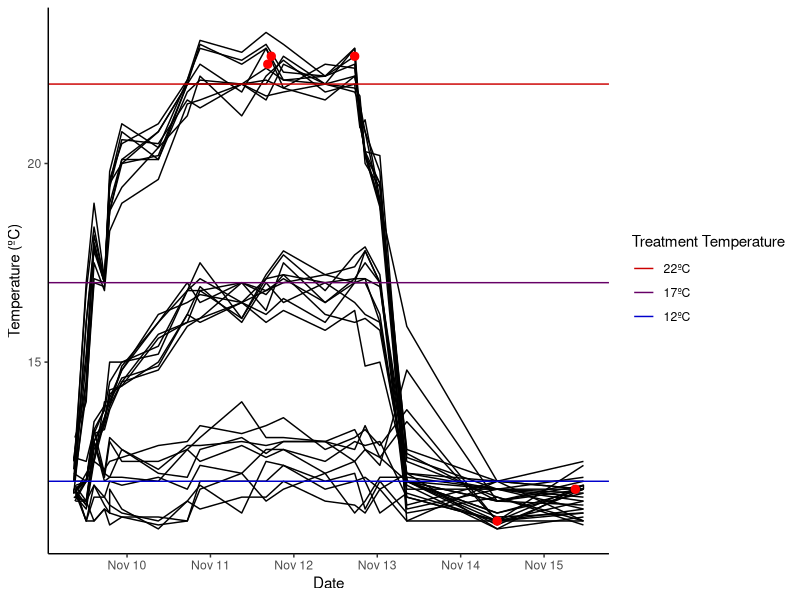
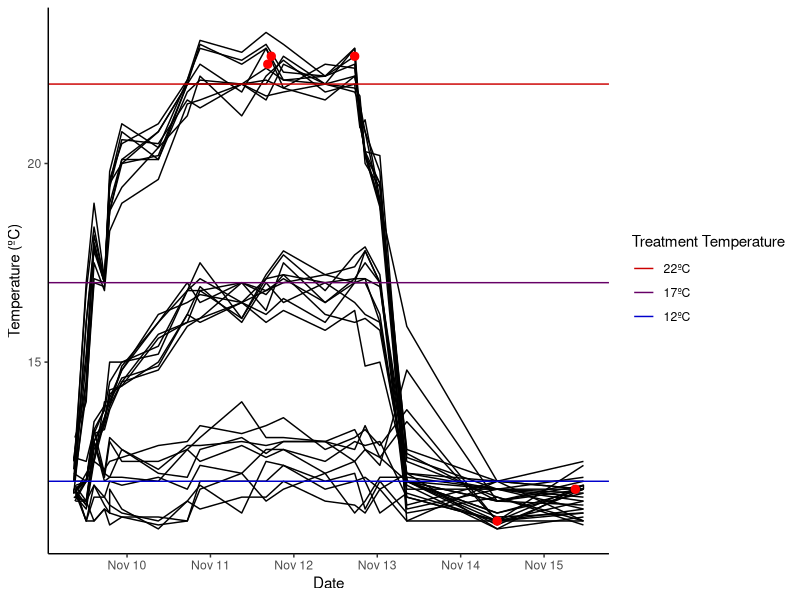

The R source for these figures, in order:
library(here)
library(lubridate)
library(grid)
library(tidyverse)



# Import the data and format the date/time information
DailyLog <- read_csv("data/DailyLog.csv", col_names = TRUE) %>%
  # Format `Date` column to POSIX standard
  mutate("Date" = dmy(Date)) %>%
  # Create column with date and time info
  mutate("dateTime" = paste(Date, Time, sep = "_")) %>%
  # Format `dateTime` to POSIX standard
  mutate(dateTime = ymd_hms(dateTime)) %>%
  # Make `Sea_Table` and `Bucket_ID` factorial data.
  mutate(Sea_Table = as.factor(Sea_Table),
         Bucket_ID = as.factor(Bucket_ID)) %>%
  select(date = Date,
         date_time = dateTime,
         sea_table = Sea_Table,
         table_position,
         bucketID = Bucket_ID,
         cukeID = Cuke_ID,
         treatment = Treatment,
         temp_C = Temp_C,
         alive = Alive,
         death_time = `Time of Death`,
         poop = Poop,
         evisceration = Evisceration,
         resp_evisc = respiratory_evisceration,
         spawn = Spawn) %>%
  mutate(tableID = paste(sea_table, table_position)) %>%
  tail(-34)

# Making a new dataframe to get some values about the range and varition in our
# temperature data.
tempRange <- DailyLog %>%
  filter(date == "2021-11-11" | date == "2021-11-12") %>%
  select(date, date_time, tableID, treatment, temp_C) %>%
  filter(treatment == "room")

range(tempRange$temp_C)
mean(tempRange$temp_C)
# FOR CONTROL: 11.2 to 14.0, mean = 12.5
# FOR ROOM: 14.9 to 17.9, mean = 16.79
# FOR HEAT: 20.0 to 23.3, mean =  21.86

death_time <- DailyLog %>%
  # Filter for rows with death data
  filter(FALSE == is.na(alive) | FALSE == is.na(death_time)) %>%
  # Use POSIXct standard for death_time
  mutate(death_time = ymd_hms(paste(date, death_time))) %>%
  select(death_time, bucketID, temp_C) %>%
  mutate(placehold = 1)

Temp_Time <- DailyLog %>%
  select(date_time, date, sea_table, table_position, bucketID, tableID, temp_C)

DateVector <- (c(ymd("2021-11-09"),"2021-11-10","2021-11-11", "2021-11-12","2021-11-13","2021-11-14","2021-11-15"))

TempPlot <- ggplot() +
  geom_line(data = Temp_Time,
            aes(x = date_time,
                y = temp_C,
                # Ignore warning about 'unknown aesthetic'... this code is 
                # still important and functioning!
                fill = bucketID)) +
  scale_x_datetime(date_breaks = "1 day",
                   date_labels = "%b %d") +
  # This is for the 5 dots indicating cucumber death.
  geom_point(data = death_time,
             aes(x = death_time,
                 y = temp_C),
                 size = 2.5, 
             colour = "red") +
  geom_hline(aes(yintercept = 22,
             colour = "22ºC")) +
  geom_hline(aes(yintercept = 17,
             colour = "17ºC")) +
  geom_hline(aes(yintercept = 12,
             colour = "12ºC")) +
  labs(x = "Date",
       y = "Temperature (ºC)",
       colour = "Treatment Temperature") +
  scale_colour_manual(values = c("#0000CC", "#660066", "#CC0000")) +
    guides(colour = guide_legend(reverse = TRUE)) +
  theme_classic()

TempPlot

ggsave("temp_plot.png", 
       TempPlot,
       device = "png",
       path = here("figures"))






Temp_Time %>%
  select(date, bucketID, temp_C) %>%
  filter(temp_C > 20.5)
  
